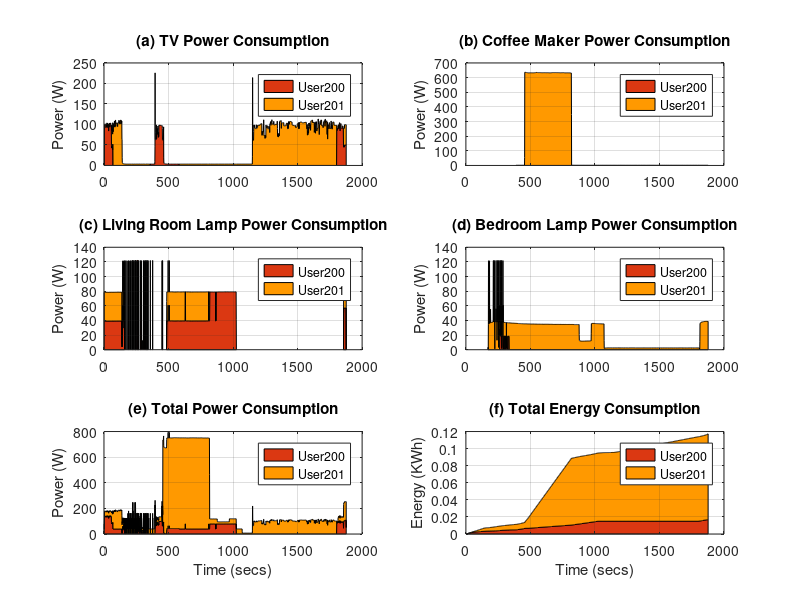

Write MATLAB code to recreate this figure.
%% Load data files
load hyst.dat
load power.dat

%% Put data for Results using Hysteresis in respective arrays
htoken1tv     = hyst(:,1);
htoken1lamp   = hyst(:,2);
htoken1coffee = hyst(:,3);
htoken1lamp2  = hyst(:,4);

htoken2tv     = hyst(:,5);
htoken2lamp   = hyst(:,6);
htoken2coffee = hyst(:,7);
htoken2lamp2  = hyst(:,8);

%% Put power consumption data in respective arrays
powertv = power(:,1);
powerlamp = power(:,2);
powercoffee = power(:,3);
powerlamp2 = power(:,4);

%% Power consumption split
power1tv     = (powertv .* htoken1tv)         - (powertv .* ((htoken1tv & htoken2tv)/2));
power1tv     = abs(power1tv);
power2tv     = (powertv .* htoken2tv)         - (powertv .* ((htoken1tv & htoken2tv)/2));
power2tv     = abs(power2tv);

power1lamp   = (powerlamp   .* htoken1lamp)   - (powerlamp .* ((htoken1lamp & htoken2lamp)/2));
power1lamp   = abs(power1lamp);
power2lamp   = (powerlamp   .* htoken2lamp)   - (powerlamp .* ((htoken1lamp & htoken2lamp)/2));
power2lamp   = abs(power2lamp);

power1coffee = (powercoffee .* htoken1coffee) - (powercoffee .* ((htoken1coffee & htoken2coffee)/2));
power1coffee = abs(power1coffee);
power2coffee = (powercoffee .* htoken2coffee) - (powercoffee .* ((htoken1coffee & htoken2coffee)/2));
power2coffee = abs(power2coffee);

power1lamp2  = (powerlamp2  .* htoken1lamp2)  - (powerlamp2 .* ((htoken1lamp2 & htoken2lamp2)/2));
power1lamp2  = abs(power1lamp2);
power2lamp2  = (powerlamp2  .* htoken2lamp2)  - (powerlamp2 .* ((htoken1lamp2 & htoken2lamp2)/2));
power2lamp2  = abs(power2lamp2);

power1tot = power1tv + power1coffee + power1lamp + power1lamp2;
power2tot = power2tv + power2coffee + power2lamp + power2lamp2;

% Total Energy is converted to KWh
energy1tot = cumsum(power1tot) / (60 * 60 * 1000);
energy2tot = cumsum(power2tot) / (60 * 60 * 1000);

%% Plot the results
subplot(3, 2, 1), h = area([power1tv power2tv]);
%axis([0 length(htoken1tv) 0 150]);
grid on;
set(h(1),'FaceColor',[0.86 0.22 0.07])
set(h(2),'FaceColor',[1 0.6 0.0])
set(gca,'Layer','top');
title('(a) TV Power Consumption');
legend('User200', 'User201');
ylabel('Power (W)');

subplot(3, 2, 2), h=area([power1coffee power2coffee]);
%axis([0 length(htoken1tv) 0 150]);
grid on;
set(h(1),'FaceColor',[0.86 0.22 0.07])
set(h(2),'FaceColor',[1 0.6 0.0])
set(gca,'Layer','top');
title('(b) Coffee Maker Power Consumption');
legend('User200', 'User201');
ylabel('Power (W)');

subplot(3, 2, 3), h=area([power1lamp power2lamp]);
%axis([0 length(htoken1tv) 0 150]);
grid on;
set(h(1),'FaceColor',[0.86 0.22 0.07])
set(h(2),'FaceColor',[1 0.6 0.0])
set(gca,'Layer','top');
title('(c) Living Room Lamp Power Consumption');
legend('User200', 'User201');
ylabel('Power (W)');

subplot(3, 2, 4), h=area([power1lamp2 power2lamp2]);
%axis([0 length(htoken1tv) 0 150]);
grid on;
set(h(1),'FaceColor',[0.86 0.22 0.07])
set(h(2),'FaceColor',[1 0.6 0.0])
set(gca,'Layer','top');
title('(d) Bedroom Lamp Power Consumption');
legend('User200', 'User201');
ylabel('Power (W)');

subplot(3, 2, 5), h=area([power1tot power2tot]);
%axis([0 length(htoken1tv) 0 150]);
grid on;
set(h(1),'FaceColor',[0.86 0.22 0.07])
set(h(2),'FaceColor',[1 0.6 0.0])
set(gca,'Layer','top');
title('(e) Total Power Consumption');
xlabel('Time (secs)');
legend('User200', 'User201');
ylabel('Power (W)');

subplot(3, 2, 6), h=area([energy1tot energy2tot]);
%axis([0 length(htoken1tv) 0 150]);
grid on;
set(h(1),'FaceColor',[0.86 0.22 0.07])
set(h(2),'FaceColor',[1 0.6 0.0])
set(gca,'Layer','top');
title('(f) Total Energy Consumption');
xlabel('Time (secs)');
legend('User200', 'User201');
ylabel('Energy (KWh)');

%{
subplot(3, 2, 6), plot(energy1tot, 'r');
hold on;
plot(energy2tot, 'y')
%axis([0 length(htoken1tv) 0 150]);
grid on;
title('Total Energy Consumption');
%}

%% Plot the results
%{
subplot(2, 1, 1), area([energy1tot energy2tot]);
%axis([0 length(htoken1tv) 0 150]);
grid on;
colormap autumn;
set(gca,'Layer','top');
title('(a) Total Energy Consumption');
xlabel('Time (secs)');
legend('User200', 'User201', 'Location', 'BestOutside');
legend('boxoff');

subplot(2, 1, 2), plot(energy1tot, 'r');
hold on;
plot(energy2tot, 'b')
%axis([0 length(htoken1tv) 0 150]);
grid on;
title('(b) Total Energy Consumption');
xlabel('Time (secs)');
legend('User200', 'User201', 'Location', 'BestOutside');
legend('boxoff');
%}